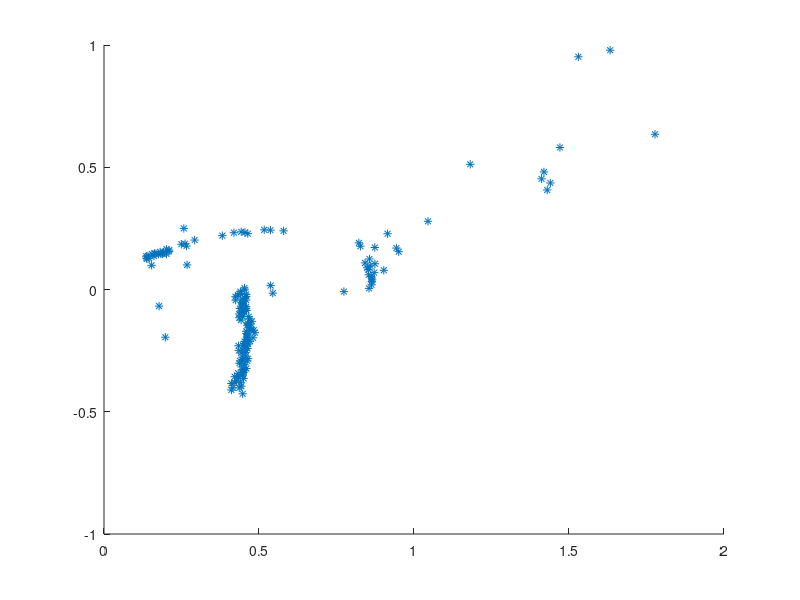

The MATLAB script that drew this image:
clc
clear

%q2
%Millimeter wave (mmWave) is a special class of radar technology that uses short- wavelength electromagnetic waves.
%millimeter wave technology allows transmission on frequencies between 30 GHz and 300 GHz

%the return time of a short infarred light pulse to be emitted and returned
%to teh sensor

%time of flight  =speedlight x time to return/2
%=3*10^8*t/2 

%load and store the data 'radar_202.csv' in raw_data
%be in form distance, angle
angles=csvread('angledata.csv');
time_intervals = csvread('lidar.csv');

[num_angle_readings, ~] = size(angles);
[number_lidar_readings, ~] = size(time_intervals);

%deletes uneven data was sent if it was cut before the recieving last bits
while(num_angle_readings ~= number_lidar_readings)
    
    [num_angle_readings, ~] = size(angles);
    [number_lidar_readings, ~] = size(time_intervals);
    
    if(num_angle_readings > number_lidar_readings)
       angles = angles(1:end-1, :); 
    elseif (num_angle_readings < number_lidar_readings)
        time_intervals = time_intervals(1:end-1, :);      
    end
   
    
end

%create the  zero matrix of the same size of raw_data
azimuth = angles(:,1);

maxvalue=max(azimuth);
minvalue=min(azimuth);
difference=maxvalue-minvalue;



azimuth = azimuth - minvalue;
azimuth = azimuth ./ (difference/100);
azimuth = azimuth .* 0.9;
azimuth = azimuth - 45;





%value for the speed of light
c=299792458;

%calculate the ranges by using the prior equation, multiplying time x
%speed, dividing by two and 10^9 to convert to metres
ranges=time_intervals .* c / (10^13);


%convert the range and angle to the x coordinate via r*cos(t)
x = ranges .* cosd(azimuth);

%convert the range and angle to the y coordinate via r*sin(t)
y = ranges .* sind(azimuth);

r = sqrt(x.^2 + y.^2);

scatter(x,y,"*")
